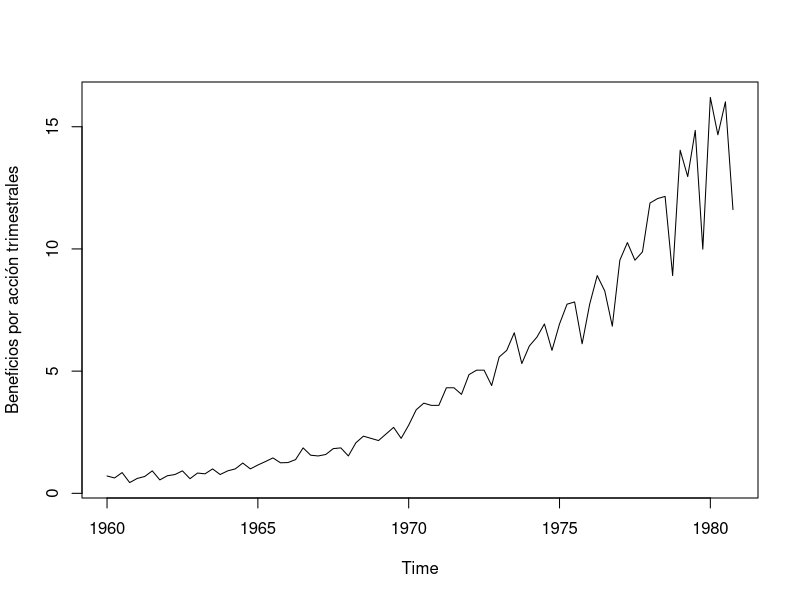

This figure's R source: (Note: this script raises an error after producing the figure.)
## ---- chunk 1
jj=ts(scan("data/jj.txt"),start=1960,freq=4) 
plot(jj, type="l",ylab="Beneficios por acción trimestrales")
## ---- chunk 2
#library(readxl)
reservas <- read_excel("data/ReservasInternacionales.xlsx")
reservas=ts(reservas,start = 1996,frequency = 12)
plot.ts(reservas[,2], xlab="Año",ylab="Monto",
        main="Reservas Internacionales de Venezuela (millones $)")
## ---- chunk 3
# library(readxl)
petroleo <- read_excel("data/PreciosPetroleoVzla.xlsx")
petroleo=ts(petroleo,start = 2006,frequency = 12)
plot.ts(petroleo[,2], xlab="Año",ylab="Monto",
        main="Precio promedio del petróleo venezolano (en dolares $)")
## ---- chunk 4
DJ=read_excel("data/IndiceDowJones.xlsx")
DJ=ts(DJ)
plot.ts(DJ[,-1], xlab="Días",
        main="Índice Dow-Jones desde enero 1930 hasta octubre 2017")
## ---- chunk 5
NYSE=ts(scan("data/nyse.txt"))
plot(NYSE,xlab="Tiempo",ylab="Porcentaje de cambio, NYSE")
## ---- chunk 6
knitr::include_graphics("images/Grafica-tema3-modelo-aditivo.png")
## ---- chunk 7
uspop=ts(scan("data/USPOP.txt"),frequency=1/10,start=1790)
pop=window(uspop,start=1790)
x=time(pop)
reg=lm(pop~x+I(x^2),na.action=NULL)
summary(reg)
plot(pop,type="o",ylab="Poblacion (millones)")
curve(reg$coefficient[1]+reg$coefficient[2]*x+reg$coefficient[3]*x^2,
      add=T,col= "red")
## ---- chunk 8
H=read.table("data/Huelgas.txt")
plot(H,xlab="anos",ylab="Huelgas",type='b')
W=filter(H[,2],sides=2,rep(1/5,5))
plot(H[,1],W,xlab="anos",ylab="Huelgas",type='b')
y=H[,2]-W
plot(H[,1],y,xlab="anos",ylab="Residuales",type='b')
## ---- chunk 9
Dx=diff(uspop,difference=2)
